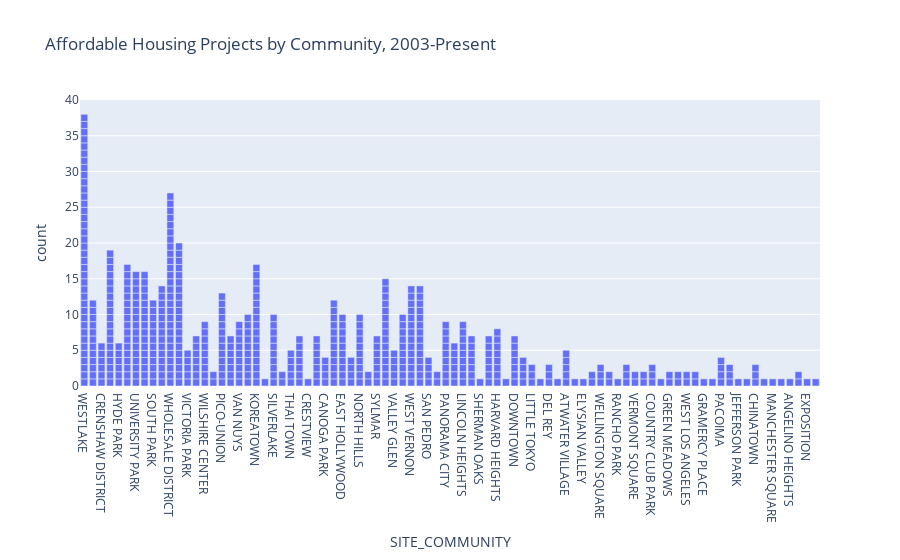

The notebook cell this image was saved under:
### Code cell
fig.show()

### Figure 1 — Plotly figure (JSON) as saved in the notebook; plotly's stock layout.template omitted (floating-point values rounded to 4 significant figures; data arrays with more than 128 entries replaced by an {"elided": "..."} marker saying what was removed)
{"data": [{"alignmentgroup": "True", "hovertemplate": "SITE_COMMUNITY=%{x}<br>count=%{y}<extra></extra>", "legendgroup": "", "marker": {"color": "#636efa", "pattern": {"shape": ""}}, "name": "", "offsetgroup": "", "orientation": "v", "showlegend": false, "textposition": "auto", "type": "bar", "x": {"elided": "558 str values"}, "xaxis": "x", "y": {"elided": "558 int values"}, "yaxis": "y"}], "layout": {"autosize": true, "barmode": "relative", "legend": {"tracegroupgap": 0}, "title": {"text": "Affordable Housing Projects by Community, 2003-Present"}, "xaxis": {"anchor": "y", "autorange": true, "domain": [0, 1], "range": [-0.5, 85.5], "title": {"text": "SITE_COMMUNITY"}, "type": "category"}, "yaxis": {"anchor": "x", "autorange": true, "domain": [0, 1], "range": [0, 40], "title": {"text": "count"}, "type": "linear"}}}
